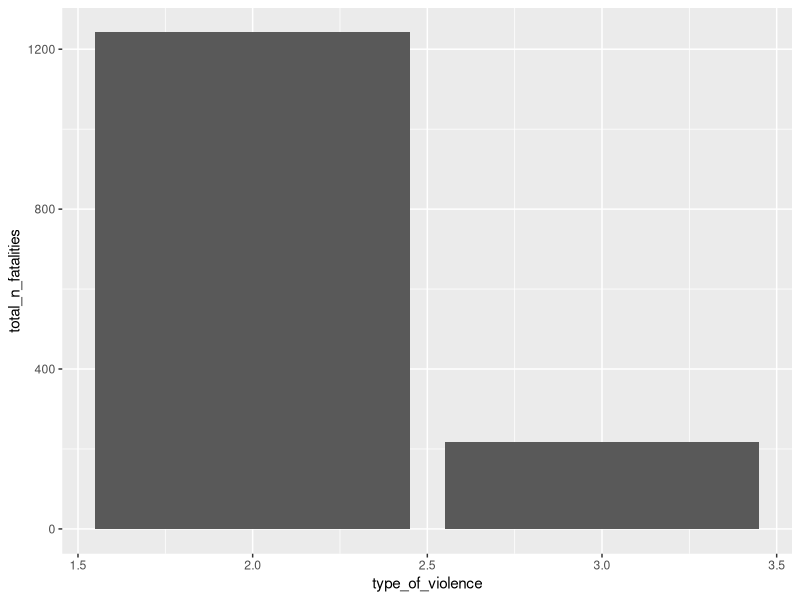

This chart was generated by the following R code:
## ---- chunk 1
library(tidyverse)
## ---- chunk 2
SouthAfrica1990Data = read_csv("SouthAfrica1990.csv")
## ---- chunk 3
no_of_fatalities <- SouthAfrica1990Data %>% summarise(total_fatalities = sum(best_estimate))

total_n_fatalities <- SouthAfrica1990Data %>% mutate(no_of_fatalities = sum(best_estimate))

fatalities_grouped <- total_n_fatalities %>% group_by(type_of_violence)

Fatalities_by_group <- fatalities_grouped %>% summarise(total_n_fatalities = sum(best_estimate))

ggplot(data = Fatalities_by_group) + geom_col(mapping = aes(x = type_of_violence, y = total_n_fatalities))
